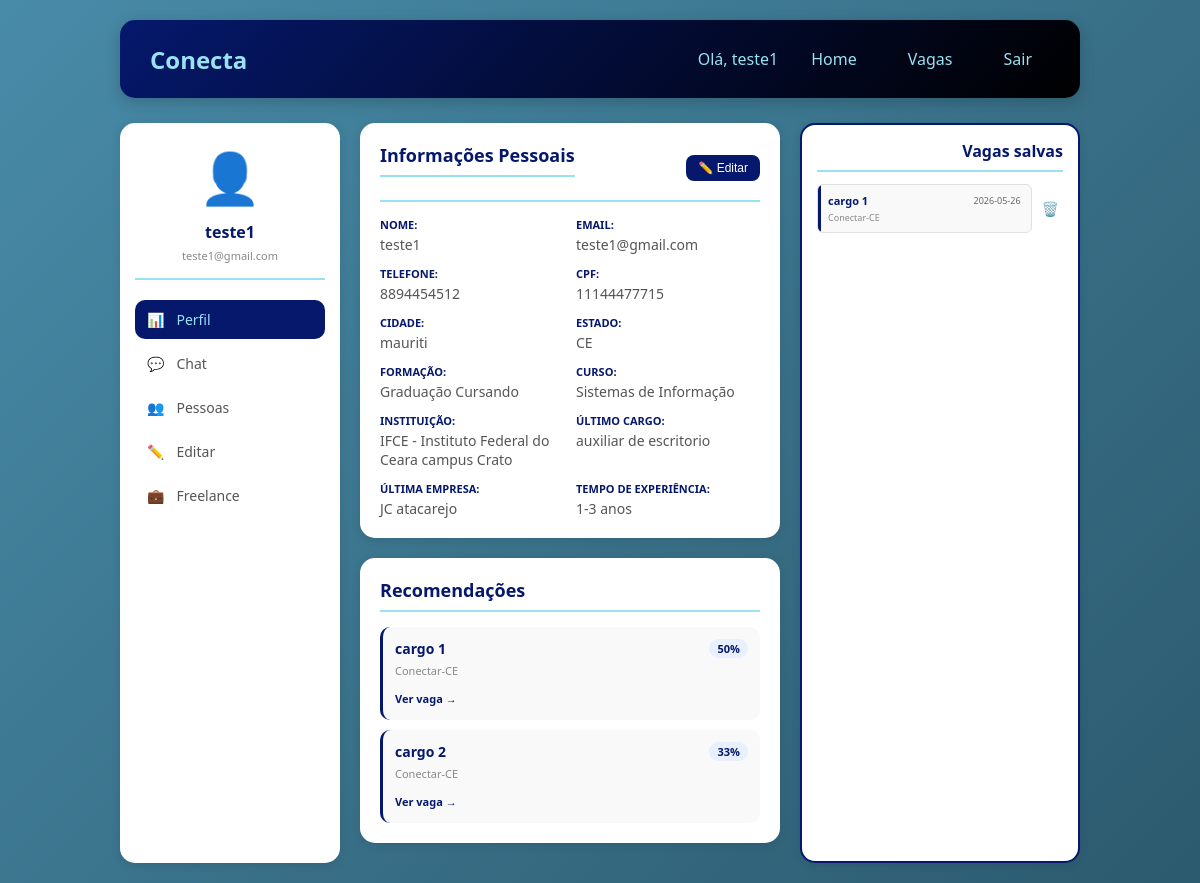
The page /home (signed in) on the database as committed earlier.
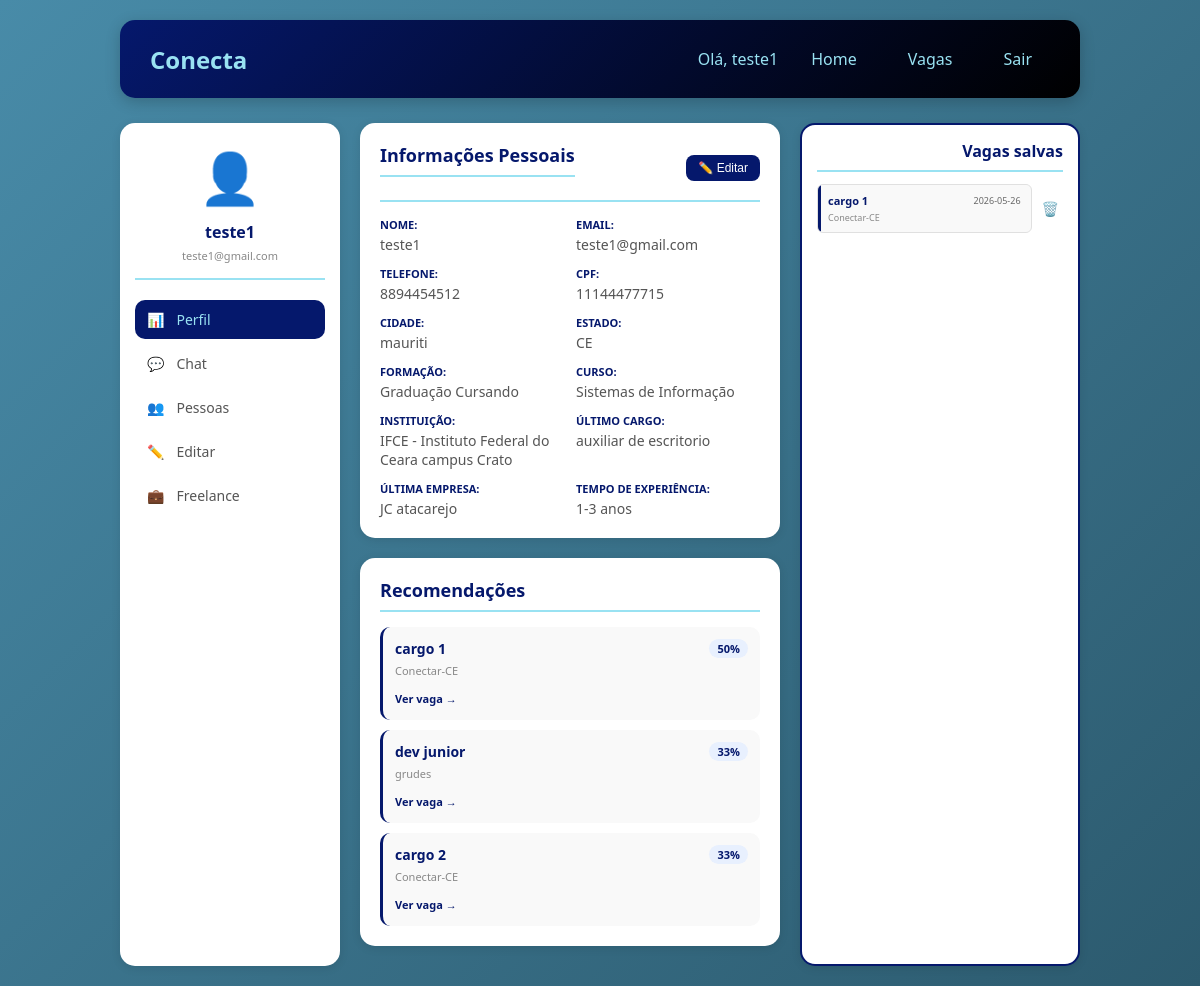
The same page on the database as committed later.
### tables this page shows
CREATE TABLE funcionarios (
        id_funcionario INTEGER PRIMARY KEY AUTOINCREMENT, 
        nome TEXT,
        email TEXT,
        senha TEXT,
        telefone TEXT,
        cpf TEXT NOT NULL UNIQUE    
    );

CREATE TABLE respostas_questionario (
        id_resposta INTEGER PRIMARY KEY AUTOINCREMENT,
        id_funcionario INTEGER,
        cidade TEXT,
        estado TEXT,
        formacao TEXT, 
        curso TEXT,
        instituicao TEXT, 
        ano_conclusao INTEGER,
        ultimo_cargo TEXT,
        ultima_empresa TEXT,
        tempo_experiencia TEXT, 
        data_preenchimento TIMESTAMP DEFAULT CURRENT_TIMESTAMP,
        FOREIGN KEY (id_funcionario) REFERENCES funcionarios (id_funcionario) ON DELETE CASCADE
    );

CREATE TABLE vagas (
        id_vaga INTEGER PRIMARY KEY AUTOINCREMENT,
        titulo TEXT,
        descricao TEXT,
        salario REAL,
        cidade TEXT,
        regime TEXT,
        status TEXT DEFAULT 'ativa',
        data_publicacao TIMESTAMP DEFAULT CURRENT_TIMESTAMP,
        id_empresa INTEGER ,
        FOREIGN KEY (id_empresa) REFERENCES empresas (id_empresa)
    );

CREATE TABLE empresas (
        id_empresa INTEGER PRIMARY KEY AUTOINCREMENT, 
        nome TEXT,
        endereco TEXT,
        email TEXT,
        senha TEXT,
        telefone TEXT,
        cnpj TEXT NOT NULL UNIQUE
    );

CREATE TABLE candidaturas (
        id_candidatura INTEGER PRIMARY KEY AUTOINCREMENT,
        id_funcionario INTEGER,
        id_vaga INTEGER,
        data_candidatura TIMESTAMP DEFAULT CURRENT_TIMESTAMP,
        status TEXT DEFAULT 'pendente',
        FOREIGN KEY (id_funcionario) REFERENCES funcionarios (id_funcionario) ON DELETE CASCADE,
        FOREIGN KEY (id_vaga) REFERENCES vagas (id_vaga) ON DELETE CASCADE,
        UNIQUE(id_funcionario, id_vaga)
    );

### routes/home.py (the view)
@bp_home.route('/home')
def home_pag():
    if 'usuario_id' not in session:
        return redirect('/')
    tipo = session.get('tipo')
    id_usuario = session.get('usuario_id')
    if tipo == 'funcionario':
        candidaturas = CandidaturaCRUD.listar_candidaturas_funcionario(id_usuario)
        vagas_recomendadas = Match.melhores_vagas(id_usuario, limite=5)
        funcionario = FuncionarioCRUD.buscar_por_id(id_usuario)
        questionario = QuestionarioCRUD.buscar_por_funcionario(id_usuario)
        competencias_usuario = Competencia.listar_do_funcionario(id_usuario)
        todas_competencias = Competencia.listar_todas()
        outros_usuarios = SeguirCRUD.listar_outros_usuarios(id_usuario)
        outros_usuarios_lista = [dict(usuario) for usuario in outros_usuarios] if outros_usuarios else []
        if funcionario:
            session['usuario_nome'] = funcionario.get('nome')
        return render_template('home/home_func.html',
                             nome=session.get('usuario_nome'),
                             tipo=tipo,
                             candidaturas=candidaturas,
                             vagas_recomendadas=vagas_recomendadas,
                             funcionario=funcionario,
                             questionario=questionario,
                             competencias_usuario=competencias_usuario,
                             todas_competencias=todas_competencias,
                             outros_usuarios=outros_usuarios_lista)
    elif tipo == 'empresa':
        return render_template('home/home_emp.html', nome=session.get('usuario_nome'), tipo=tipo)
    return redirect('/')

### CRUDs/candidatura.py (called while the page is built)
    @staticmethod
    def listar_candidaturas_funcionario(id_funcionario):
        conn = get_connection()
        try:
            cursor = conn.cursor()
            cursor.execute('''
                SELECT c.*, v.titulo, v.descricao, v.salario, e.nome as empresa_nome,
                       c.data_candidatura
                FROM candidaturas c
                JOIN vagas v ON c.id_vaga = v.id_vaga
                JOIN empresas e ON v.id_empresa = e.id_empresa
                WHERE c.id_funcionario = ?
                ORDER BY c.data_candidatura DESC
            ''', (id_funcionario,))
            return cursor.fetchall()
        finally:
            conn.close()

### CRUDs/crud_comp.py (called while the page is built)
    @staticmethod
    def listar_todas():
        conn = get_connection()
        try:
            cursor = conn.cursor()
            cursor.execute("SELECT * FROM competencias ORDER BY nome")
            return cursor.fetchall()
        finally:
            conn.close()

### database/connect.py (called while the page is built)
def get_connection():
    conn = sqlite3.connect(Config.DB_PATH)
    conn.execute("PRAGMA foreign_keys = ON;")
    conn.row_factory = sqlite3.Row
    return conn

### models/model_comp.py (called while the page is built)
    @staticmethod
    def listar_todas():
        return CompetenciaCRUD.listar_todas()

### templates/home/home_func.html (shortened to what the changed rows need)
{% extends "menu.html" %}
{% from "macros/dropdowns.html" import select_estado, select_formacao, select_experiencia %}
{% block content %}
<div class="dashboard-container">
    <div class="sidebar">
        <div class="perfil-resumo">
            <div class="avatar">👤</div>
            <h3>{{ session.usuario_nome }}</h3>
            <p>{{ funcionario.email if funcionario else 'usuario@email.com' }}</p>
        </div>
    </div>
    <div class="conteudo-central">
        <div id="secao-perfil" class="secao-info">
            <div class="info-usuario">
                <div class="section-header">
                    <h2>Informações Pessoais</h2>
                </div>
                <div id="view-mode">
                    <div class="campos-info">
                        {% for label, id, value in campos %}
                        <div class="campo">
                            <label>{{ label }}:</label>
                            <span id="view-{{ id }}">{{ value }}</span>
                        </div>
                        {% endfor %}
                    </div>
                </div>
            </div>
        </div>
        <div class="recomendacoes-section">
            <h2>Recomendações</h2>
            <div class="recomendacoes-lista">
                {% if vagas_recomendadas %}
                    {% for vaga in vagas_recomendadas[:3] %}
                    <div class="recomendacao-card">
                        <div class="recomendacao-header">
                            <span class="recomendacao-titulo">{{ vaga.titulo }}</span>
                            <span class="match-badge">{{ vaga.match_percent }}%</span>
                        </div>
                        <div class="recomendacao-empresa">{{ vaga.empresa_nome }}</div>
                        <a href="{{ url_for('vagas.detalhe_vaga', id_vaga=vaga.id_vaga) }}" class="btn-ver-recomendacao">Ver vaga →</a>
                    </div>
                    {% endfor %}
                {% else %}
                    <p class="sem-dados">Nenhuma recomendação no momento.</p>
                {% endif %}
            </div>
        </div>
    </div>
    <div class="vagas-salvas-container">
        <h2 class="titulo-direita">Vagas salvas</h2>
        {% if candidaturas %}
        <div class="candidaturas-scroll">
            <div class="candidaturas-lista">
                {% for c in candidaturas %}
                <div class="candidatura-wrapper">
                    <a href="{{ url_for('vagas.detalhe_vaga', id_vaga=c.id_vaga) }}" class="candidatura-link">
                        <div class="candidatura-card">
                            <div class="candidatura-header">
                                <span class="cargo">{{ c.titulo }}</span>
                                <span class="data">{{ c.data_candidatura[:10] if c.data_candidatura else 'Data' }}</span>
                            </div>
                            <div class="empresa">{{ c.empresa_nome }}</div>
                        </div>
                    </a>
                    <button class="btn-deletar" onclick="deletarCandidatura('{{ c.id_candidatura }}')" title="Cancelar candidatura">🗑️</button>
                </div>
                {% endfor %}
            </div>
        </div>
        {% else %}
        <div class="sem-candidaturas"><p>Nenhuma vaga salva ainda.</p></div>
        {% endif %}
    </div>
</div>
{% endblock %}

### templates/menu.html (shortened to what this page needs)
<!DOCTYPE html>
<html lang="pt-br">
<head>
    <link rel="stylesheet" href="{{ url_for('static', filename='css/home/homef.css') }}">
</head>
<body>
    <div class="container">
        <div class="header">
            <div class="logo">Conecta</div>
            <div class="user-info">
                <span>Olá, {{ session.usuario_nome }}</span>
                <a href="/home" class="btn-back">Home</a>
                <a href="/vagas" class="btn-back">Vagas</a>
                <a href="/logout" class="btn-logout">Sair</a>
            </div>
        </div>
        <div class="content">
            {% block content %}
            {% endblock %}
        </div>
    </div>
</body>
</html>

Rows that differ between the two databases and show on the page:
added vagas: titulo "dev junior", match_percent "33", empresa_nome "grudes"
